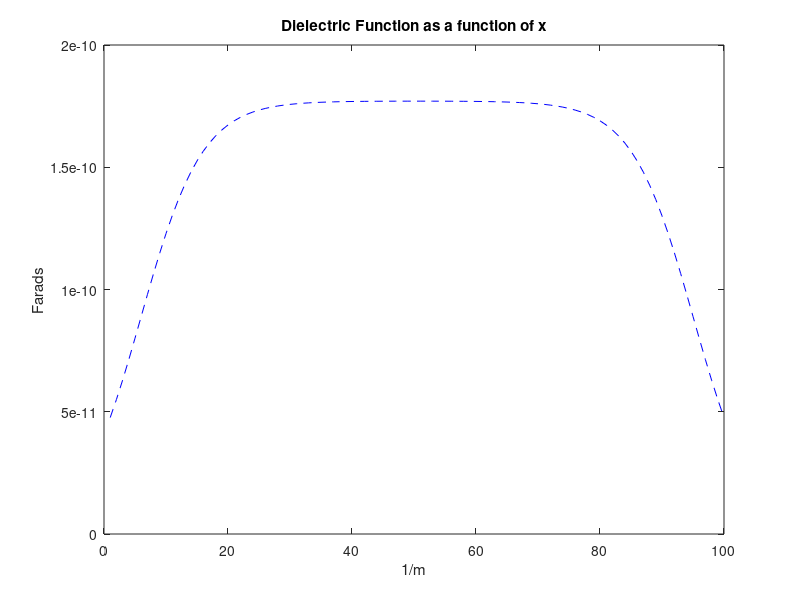
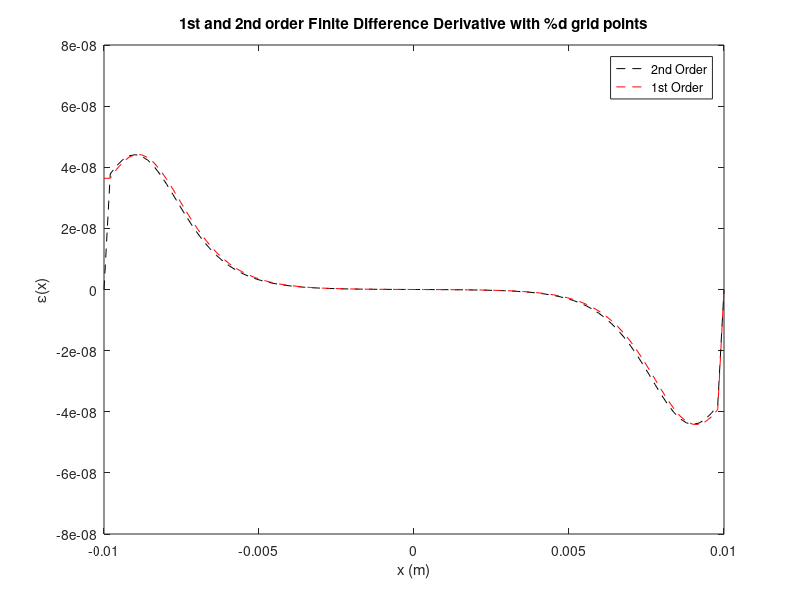
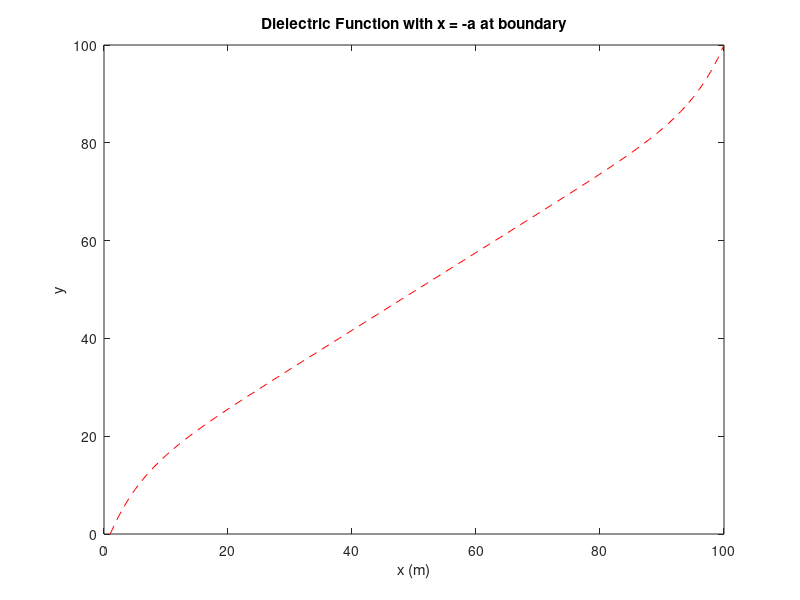
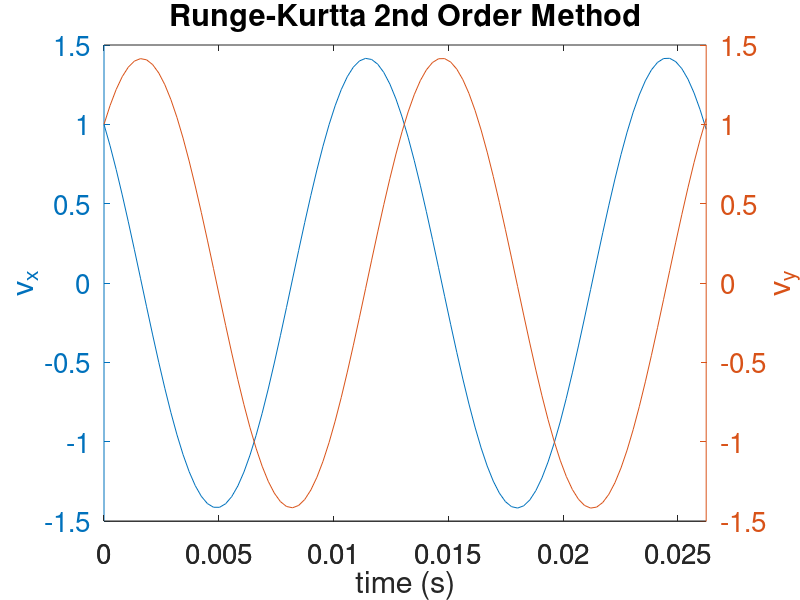

The MATLAB script that drew these images, in order:
%% Author: Alec Sblendorio 
%% Due Date: December 6, 2020
%% Subject: EP 501 Numerical Methods for Scientists and Engineers 
%% Project #6
%%Problem 1: Electrostatic Potential in Dielectrics with Boundary
%%Conditions
%%Problem #2: Application of Ordinary Differential Equations
% Collaboration with Dennis Turano and Bartosz Kwiecisnki

%% Problem #1: Electrostatic Potential in Dielectrics with Boundary Conditions
%%Part A: Plot the dielectric function and note that it varies rapidly near the edges of the domain of interest.
%%Part B: Develop a system of finite difference equations for this system 
%%based on second order accurate centered differences (numerical differences
%%may also be used for dielectric function derivatives). 
%%Include this system in your homework submission.

%%Part C: Develop two finite difference equations for the boundary conditions
%%of this system. Use a first- order forward difference at the x = −a boundary.
%%Include these equations with your submission.

%%Part D: Solve your system of equations using the MATLAB “\” operator.
%%Part E: Since the dielectric function varies rapidly at the boundary, 
%%this is a problem where a second order (forward) difference may be useful
%%(see course notes for formula). Reformulate your matrix system to include
%%this for the x = −a boundary and solve the system numerically for 20 
%%grids points. Plot the result and compare it against the solution with a
%%first order forward difference.

disp('%%%%%%%%%%%%%%%%%%PROBLEM #1 ANSWER BEGIN%%%%%%%%%%%%%%%%%%');
%% Electrostatic potential of a dielectric function 
lx = 100;
ly = 100;
%constants 
e0=8.854.*10.^(-12);
a=0.01;
l=a./5;
x = linspace(-a,a,lx);
y = linspace(-a,a,ly);
[X,Y]=meshgrid(x,y);

dx = -9.*a./10; 
dxx = 9.*a./10;

%boundary conditions 
phi_a = 100; %volts
dphi_dx_a = 1000; %volts/m
bdcond = [dphi_dx_a;zeros(lx-2,1);phi_a]; 

ep = e0*(10*tanh((x-dx)/l)-(10*tanh((x-dxx)/l)));
  
figure(1);
plot(ep,'b--');
xlabel('1/m');
ylabel('Farads');
title('Dielectric Function as a function of x');

%% 1B
%second order, centered
dep_dx=zeros(lx,1);
dx=x(2)-x(1);
%forward difference at the beginning
dep_dx(1)=(ep(2)-ep(1))/2*dx;

%centered difference on the interior
for ix=2:lx-1
    dep_dx(ix)=(ep(ix+1)-ep(ix-1))/2/dx;
end %for

%backward difference at the end
dep_dx(lx)=(ep(lx)-ep(lx-1))/2*dx;

%%
dep_dx2=zeros(lx,1);
dxx=x(2)-x(1);
%first order derivative approximation (backward)
%interior
for ix=2:lx-1
    dep_dx2(ix)=(ep(ix)-ep(ix-1))/dxx;
end %for
dep_dx2(1)=dep_dx2(2);

%% Plotter
figure(2);
plot(x,dep_dx,'k--');
hold on;
plot(x,dep_dx2,'r--');
xlabel('x (m)');
ylabel('\epsilon(x)');
title('1st and 2nd order Finite Difference Derivative with %d grid points');
legend('2nd Order','1st Order');

%% 1D solve using Matlab Operator 
% ep2(:)=ep(:);
ep3=zeros(lx,ly);
ep3(1,:)=[-1/dx^2,1/dx,zeros(1,lx-2)];
ep3(lx,:)=[zeros(1,lx-1),1];

for i=2:lx-1
    ep3(i,i)=-2.*ep(i)./dx.^2;
    ep3(i,i+1)=ep(i)./dx.^2+dep_dx(i)./(2.*dx);
    ep3(i,i-1)=ep(i)./dx.^2-dep_dx(i)./(2.*dx);
end %for  

disp('Matlab,GNU/Octave built-in solution:');
xsoln=ep3\bdcond;
disp(xsoln);

figure(3);
plot(xsoln,'r--');
xlabel('x (m)');
ylabel('y');
title('Dielectric Function with x = -a at boundary');

disp('%%%%%%%%%%%%%%%%%%PROBLEM #1 ANSWER END%%%%%%%%%%%%%%%%%%');

disp('%%%%%%%%%%%%%%%%%%PROBLEM #1 ANSWER PLOTS%%%%%%%%%%%%%%%%%%');
%% Problem #2: Application of Ordinary Differential Equations
%%Part A:  Solve this system with the RK4 algorithm and plot the velocity
%%and position as a function of time. Compare this against the RK2 solution
%%in the repository and show they are roughly equal. Use 2πm 100 time steps
%%per particle oscillation period T = qB .

%%Part B: Show that the RK4 solution is better in the sense that it can
%%solve the problem accurately with fewer time steps.

%%Part C: Suppose the magnetic field is changed to vary linearly in the y-direction:
%%B(y)=B 1+(1/2)y in e_z
%%Use your RK4 solver to find the velocity. Plot the velocities and path of 
%%the particle in the x-y plane for a least five periods of oscillation. 
%%HINT: The particle should execute trochoidal motion.

disp('%%%%%%%%%%%%%%%%%%PROBLEM #2 ANSWER BEGIN%%%%%%%%%%%%%%%%%%');

q=-1.6e-19;
m=1.67e-27;
B=5e-6;
omega=q*B/m;    %frequency of oscillation (can be shown via solution by hand gives a SHO)
tmin=0;
tmax=2*2*pi/abs(omega);    % follow particle for one oscillation periods
t=linspace(tmin,tmax,100);
dt=t(2)-t(1);
lt=numel(t);

% for j=75:-1:1
%     omega=q*B/m;    %frequency of oscillation (can be shown via solution by hand gives a SHO)
%     tmin(j)=0;
%     tmax(j)=2*2*pi/abs(omega);    % follow particle for one oscillation periods
%     t(j)=linspace(tmin,tmax,75);
%     dt(j)=t(2)-t(1);
%     lt=numel(t); 
%     if 
%         
%     end %    
% end %for    

% RK2 Method
vx=zeros(1,lt);
vy=zeros(1,lt);
vx(1)=1;     % vx initial conditions
vy(1)=1;     % vy initial conditions
% Loop for applying RK2 to a system of two equations
for n=2:lt
    %step x and y components together, this is the half update
    vxhalf=vx(n-1)+dt/2*(omega*vy(n-1));
    vyhalf=vy(n-1)-dt/2*(omega*vx(n-1));
    
    %now the full update
    vx(n)=vx(n-1)+dt*(omega*vyhalf);
    vy(n)=vy(n-1)-dt*(omega*vxhalf);    
end %for

%RK4 method
vx4=zeros(1,lt);
vy4=zeros(1,lt);
vx4(1)=1e3;     % vx initial conditions
vy4(1)=1e3;     % vy initial conditions

% Loop for applying RK4 to a system of two equations
for n=2:lt
    k1x=dt*(omega*vy4(n-1));    %k1 for the x differential equation
    k1y=-dt*(omega*vx4(n-1));    %k1 for the y differential equation
    
    k2x=dt*omega*(vy4(n-1)+k1y/2);
    k2y=-dt*omega*(vx4(n-1)+k1x/2);
    
    k3x=dt*omega*(vy4(n-1)+k2y/2);
    k3y=-dt*omega*(vx4(n-1)+k2x/2); 
    
    k4x=dt*omega*(vy4(n-1)+k3y);
    k4y=-dt*omega*(vx4(n-1)+k3x); 
    
    vx4(n)=vx4(n-1)+1/6*(k1x+2*k2x+2*k3x+k4x);
    vy4(n)=vy4(n-1)+1/6*(k1y+2*k2y+2*k3y+k4y);
end %for

%RK2 Integrate velocity to get position as a fn. of time, this assumes that the
%particle is initially at x,y = (0,0)
x=cumtrapz(t,vx);    %Matlab built-in for accumulating an integral value
y=cumtrapz(t,vy);
vz=1e3;
z=vz*t;

%RK4 integrate velocity to get position as a fn. of time, this assumes that the
%particle is initially at x,y = (0,0)
x4=cumtrapz(t,vx4);
y4=cumtrapz(t,vy4);
vz4=1e3;
z4=vz4*t;

% Plot velocity solutions for both RK2 and RK4
figure(4);
ax=plotyy(t,vx,t,vy);
set(ax(1),'FontSize',20);
set(ax(2),'FontSize',20);
xlabel('time (s)');
ylabel(ax(1),'v_x');
ylabel(ax(2),'v_y');
title('Runge-Kurtta 2nd Order Method');

figure(5);
ax4=plotyy(t,vx4,t,vy4);
set(ax(1),'FontSize',20);
set(ax(2),'FontSize',20);
xlabel('time (s)');
ylabel(ax(1),'v_x');
ylabel(ax(2),'v_y');
title('Runge-Kutta 4th Order Method');

% Comet plot demo
figure(6);
comet3(x,y,z);
set(gca,'FontSize',20);
xlabel('x');
ylabel('y');
zlabel('z');
title('Runge-Kutta 2nd Order Method');

figure(7);
comet3(x4,y4,z4);
set(gca,'FontSize',20);
xlabel('x');
ylabel('y');
zlabel('z');
title('Runge-Kutta 4th Order Method');

figure(8);
ax=plotyy(t,vy,t,vy4);
set(ax(1),'FontSize',20);
set(ax(2),'FontSize',20);
xlabel('time (s)');
ylabel(ax(1),'v_x');
ylabel(ax(2),'v_y');
title('Comparison of Runge-Kutta 2nd and 4th Order Methods');


%% Part C

q=1.6e-19;
m=1.67e-27;
B=5e-5;
omega=q*B/m;    %frequency of oscillation (can be shown via solution by hand gives a SHO)
tmin=0;
tmax=5*2*pi/abs(omega);    % follow particle for one oscillation periods
t=linspace(tmin,tmax,100);
dt=t(2)-t(1);
lt=numel(t);

%RK4 method
vx4=zeros(1,lt);
vy4=zeros(1,lt);
vx4(1)=1e3;     % vx initial conditions
vy4(1)=1e3;     % vy initial conditions
ynew=zeros(1,lt);
% Loop for applying RK4 to a system of two equations
for l=2:lt
    % set new value for the Magnetic Field each time as it varies in Y
    ynew(l) = ynew(l-1)+(dt*vy4(l-1));
    B2 = B*(1+.5*(ynew(l)));
    omega2 = q*B2/m;
    
    k1x=dt*(omega2*vy4(l-1));    %k1 for the x differential equation
    k1y=-dt*(omega2*vx4(l-1));    %k1 for the y differential equation
    
    k2x=dt*omega2*(vy4(l-1)+k1y/2);
    k2y=-dt*omega2*(vx4(l-1)+k1x/2);
    
    k3x=dt*omega2*(vy4(l-1)+k2y/2);
    k3y=-dt*omega2*(vx4(l-1)+k2x/2); 
    
    k4x=dt*omega2*(vy4(l-1)+k3y);
    k4y=-dt*omega2*(vx4(l-1)+k3x); 
    
    vx4(l)=vx4(l-1)+1/6*(k1x+2*k2x+2*k3x+k4x);
    vy4(l)=vy4(l-1)+1/6*(k1y+2*k2y+2*k3y+k4y);
  
end %for

%RK4 integrate velocity to get position as a fn. of time, this assumes that the
%particle is initially at x,y = (0,0)
x4=cumtrapz(t,vx4);
y4=cumtrapz(t,vy4);
vz4=1e3;
z4=vz4*t;

% Plot velocity solutions for  RK4
figure(9);
ax4=plotyy(t,vx4,t,vy4);
xlabel('time (s)');
ylabel(ax(1),'v_x');
ylabel(ax(2),'v_y');
title('Runge-Kutta 4th Order Method');

% Comet plot demo
figure(10);
comet(x4,y4);
hold on;
set(gca,'FontSize',20);
xlabel('x(m)');
ylabel('y(m)');
legend('X(t)');
title('Runge-Kutta 4th Order Method');
disp('%%%%%%%%%%%%%%%%%%PROBLEM #2 ANSWER END%%%%%%%%%%%%%%%%%%');

disp('%%%%%%%%%%%%%%%%%%PROBLEM #2 ANSWER PLOTS%%%%%%%%%%%%%%%%%%');


%% END PROJECT #6